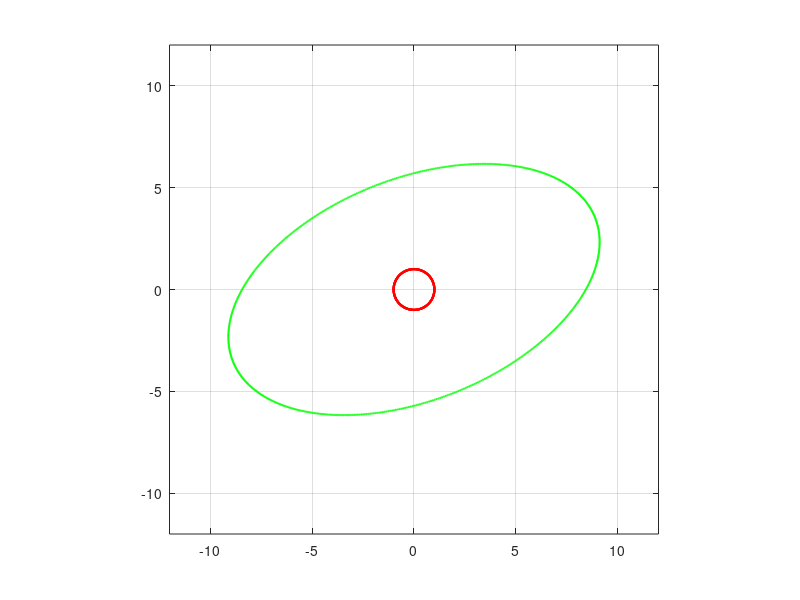

The MATLAB source for this figure:
% 20190348 Jungill Kang
addpath('..\mr')

clear;

%% open chain robot

theta1 = pi/4;
theta2 = pi/4;

s1 = sin(theta1);
s2 = sin(theta2);
c1 = cos(theta1);
c2 = cos(theta2);

M = [
    8 + 2*s2^2 2*c2;
    2*c2 6;];

figure(1);
title('Torque map');
xlabel('t1');
ylabel('t2');

% make unit circle
% scale factor for circle
scale = 1;
for alpha = 0 : 0.01 : 2*pi
    cosAlpha = scale * cos(alpha);
    sinAlpha = scale * sin(alpha);
    thetaDdot = [cosAlpha sinAlpha]';
    
    % mapping each value
    torque = M * thetaDdot;
    
    % draw the point on the graph
    plot(thetaDdot(1), thetaDdot(2), 'ro', 'MarkerSize', 1);
    plot(torque(1), torque(2), 'go', 'MarkerSize', 1);
    hold on;
end

axis square; % square graph

grid ON;

xlim([-12, 12]); % x range
ylim([-12, 12]); % y range